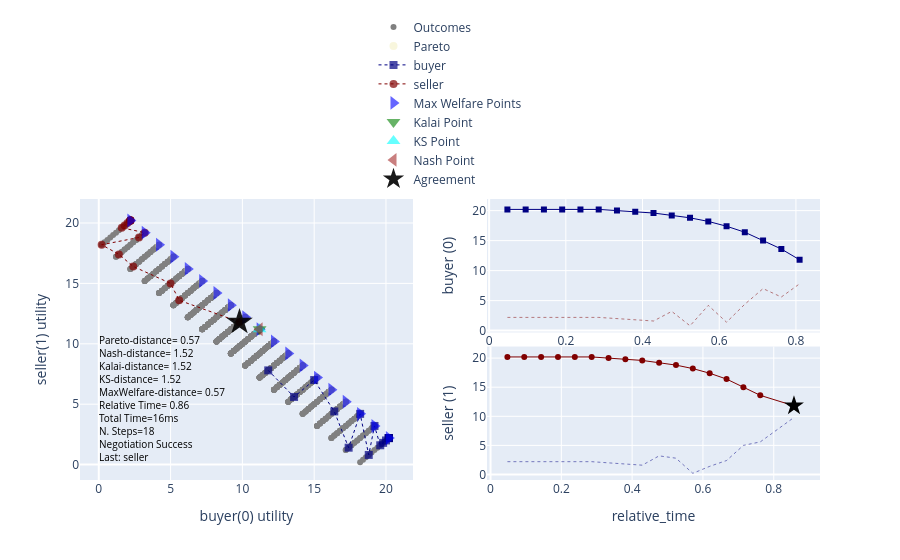

The code cell stored with this chart in its notebook:
### Code cell
session.plot(show_reserved=False)

### Figure 1 — Plotly figure (JSON) as saved in the notebook; plotly's stock layout.template omitted (floating-point values rounded to 4 significant figures; data arrays with more than 128 entries replaced by an {"elided": "..."} marker saying what was removed)
{"data": [{"legendgroup": "group_0", "line": {"color": "rgb(0, 0, 131)", "dash": "solid", "width": 1}, "marker": {"color": ["rgba(0, 0, 131,1.0)", "rgba(0, 0, 131,1.0)", "rgba(0, 0, 131,1.0)", "rgba(0, 0, 131,1.0)", "rgba(0, 0, 131,1.0)", "rgba(0, 0, 131,1.0)", "rgba(0, 0, 131,1.0)", "rgba(0, 0, 131,1.0)", "rgba(0, 0, 131,1.0)", "rgba(0, 0, 131,1.0)", "rgba(0, 0, 131,1.0)", "rgba(0, 0, 131,1.0)", "rgba(0, 0, 131,1.0)", "rgba(0, 0, 131,1.0)", "rgba(0, 0, 131,1.0)", "rgba(0, 0, 131,1.0)", "rgba(0, 0, 131,1.0)"], "size": 6, "symbol": "square"}, "mode": "lines+markers", "name": "buyer", "showlegend": false, "type": "scatter", "x": [0.04762, 0.09524, 0.1429, 0.1905, 0.2381, 0.2857, 0.3333, 0.381, 0.4286, 0.4762, 0.5238, 0.5714, 0.619, 0.6667, 0.7143, 0.7619, 0.8095], "xaxis": "x2", "y": [20.2, 20.2, 20.2, 20.2, 20.2, 20.2, 20, 19.8, 19.6, 19.2, 18.8, 18.2, 17.4, 16.4, 15, 13.6, 11.8], "yaxis": "y2"}, {"legendgroup": "group_1", "line": {"color": "rgb(128, 0, 0)", "dash": "dot", "width": 0.5}, "marker": {"color": ["rgba(128, 0, 0,1.0)", "rgba(128, 0, 0,1.0)", "rgba(128, 0, 0,1.0)", "rgba(128, 0, 0,1.0)", "rgba(128, 0, 0,1.0)", "rgba(128, 0, 0,1.0)", "rgba(128, 0, 0,1.0)", "rgba(128, 0, 0,1.0)", "rgba(128, 0, 0,1.0)", "rgba(128, 0, 0,1.0)", "rgba(128, 0, 0,1.0)", "rgba(128, 0, 0,1.0)", "rgba(128, 0, 0,1.0)", "rgba(128, 0, 0,1.0)", "rgba(128, 0, 0,1.0)", "rgba(128, 0, 0,1.0)", "rgba(128, 0, 0,1.0)"], "size": 6, "symbol": "circle"}, "mode": "lines", "name": "seller", "showlegend": false, "type": "scatter", "x": [0.04762, 0.09524, 0.1429, 0.1905, 0.2381, 0.2857, 0.3333, 0.381, 0.4286, 0.4762, 0.5238, 0.5714, 0.619, 0.6667, 0.7143, 0.7619, 0.8095], "xaxis": "x2", "y": [2.2, 2.2, 2.2, 2.2, 2.2, 2.2, 2, 1.8, 1.6, 3.2, 0.8, 4.2, 1.4, 4.4, 7, 5.6, 7.8], "yaxis": "y2"}, {"legendgroup": "group_0", "line": {"color": "rgb(0, 0, 131)", "dash": "dot", "width": 0.5}, "marker": {"color": ["rgba(0, 0, 131,1.0)", "rgba(0, 0, 131,1.0)", "rgba(0, 0, 131,1.0)", "rgba(0, 0, 131,1.0)", "rgba(0, 0, 131,1.0)", "rgba(0, 0, 131,1.0)", "rgba(0, 0, 131,1.0)", "rgba(0, 0, 131,1.0)", "rgba(0, 0, 131,1.0)", "rgba(0, 0, 131,1.0)", "rgba(0, 0, 131,1.0)", "rgba(0, 0, 131,1.0)", "rgba(0, 0, 131,1.0)", "rgba(0, 0, 131,1.0)", "rgba(0, 0, 131,1.0)", "rgba(0, 0, 131,1.0)", "rgba(0, 0, 131,1.0)"], "size": 6, "symbol": "square"}, "mode": "lines", "name": "buyer", "showlegend": false, "type": "scatter", "x": [0.04762, 0.09524, 0.1429, 0.1905, 0.2381, 0.2857, 0.3333, 0.381, 0.4286, 0.4762, 0.5238, 0.5714, 0.619, 0.6667, 0.7143, 0.7619, 0.8571], "xaxis": "x3", "y": [2.2, 2.2, 2.2, 2.2, 2.2, 2.2, 2, 1.8, 1.6, 3.2, 2.8, 0.2, 1.4, 2.4, 5, 5.6, 9.8], "yaxis": "y3"}, {"legendgroup": "group_1", "line": {"color": "rgb(128, 0, 0)", "dash": "solid", "width": 1}, "marker": {"color": ["rgba(128, 0, 0,1.0)", "rgba(128, 0, 0,1.0)", "rgba(128, 0, 0,1.0)", "rgba(128, 0, 0,1.0)", "rgba(128, 0, 0,1.0)", "rgba(128, 0, 0,1.0)", "rgba(128, 0, 0,1.0)", "rgba(128, 0, 0,1.0)", "rgba(128, 0, 0,1.0)", "rgba(128, 0, 0,1.0)", "rgba(128, 0, 0,1.0)", "rgba(128, 0, 0,1.0)", "rgba(128, 0, 0,1.0)", "rgba(128, 0, 0,1.0)", "rgba(128, 0, 0,1.0)", "rgba(128, 0, 0,1.0)", "rgba(128, 0, 0,1.0)"], "size": 6, "symbol": "circle"}, "mode": "lines+markers", "name": "seller", "showlegend": false, "type": "scatter", "x": [0.04762, 0.09524, 0.1429, 0.1905, 0.2381, 0.2857, 0.3333, 0.381, 0.4286, 0.4762, 0.5238, 0.5714, 0.619, 0.6667, 0.7143, 0.7619, 0.8571], "xaxis": "x3", "y": [20.2, 20.2, 20.2, 20.2, 20.2, 20.2, 20, 19.8, 19.6, 19.2, 18.8, 18.2, 17.4, 16.4, 15, 13.6, 11.8], "yaxis": "y3"}, {"marker": {"color": "black", "size": 15, "symbol": "star"}, "mode": "markers", "showlegend": false, "type": "scatter", "x": [0.8571], "xaxis": "x3", "y": [11.8], "yaxis": "y3"}, {"marker": {"color": "gray", "size": 6, "symbol": "circle"}, "mode": "markers", "name": "Outcomes", "showlegend": true, "type": "scatter", "x": {"elided": "1100 float values"}, "xaxis": "x", "y": {"elided": "1100 float values"}, "yaxis": "y"}, {"marker": {"color": "rgb(238,232,170)", "opacity": 0.4, "size": 8, "symbol": "circle"}, "mode": "markers", "name": "Pareto", "showlegend": true, "type": "scatter", "x": [2.2, 3.2, 4.2, 5.2, 6.2, 7.2, 8.2, 9.2, 10.2, 20.2, 19.2, 18.2, 17.2, 16.2, 15.2, 14.2, 13.2, 12.2, 11.2], "xaxis": "x", "y": [20.2, 19.2, 18.2, 17.2, 16.2, 15.2, 14.2, 13.2, 12.2, 2.2, 3.2, 4.2, 5.2, 6.2, 7.2, 8.2, 9.2, 10.2, 11.2], "yaxis": "y"}, {"line": {"color": "rgb(0, 0, 131)", "dash": "dot", "width": 1}, "marker": {"color": ["rgba(0, 0, 131,0.7)", "rgba(0, 0, 131,0.7)", "rgba(0, 0, 131,0.7)", "rgba(0, 0, 131,0.7)", "rgba(0, 0, 131,0.7)", "rgba(0, 0, 131,0.7)", "rgba(0, 0, 131,0.7)", "rgba(0, 0, 131,0.7)", "rgba(0, 0, 131,0.7)", "rgba(0, 0, 131,0.7)", "rgba(0, 0, 131,0.7)", "rgba(0, 0, 131,0.7)", "rgba(0, 0, 131,0.7)", "rgba(0, 0, 131,0.7)", "rgba(0, 0, 131,0.7)", "rgba(0, 0, 131,0.7)", "rgba(0, 0, 131,0.7)"], "size": 8, "symbol": "square"}, "mode": "lines+markers", "name": "buyer", "showlegend": true, "type": "scatter", "x": [20.2, 20.2, 20.2, 20.2, 20.2, 20.2, 20, 19.8, 19.6, 19.2, 18.8, 18.2, 17.4, 16.4, 15, 13.6, 11.8], "xaxis": "x", "y": [2.2, 2.2, 2.2, 2.2, 2.2, 2.2, 2, 1.8, 1.6, 3.2, 0.8, 4.2, 1.4, 4.4, 7, 5.6, 7.8], "yaxis": "y"}, {"line": {"color": "rgb(128, 0, 0)", "dash": "dot", "width": 1}, "marker": {"color": ["rgba(128, 0, 0,0.7)", "rgba(128, 0, 0,0.7)", "rgba(128, 0, 0,0.7)", "rgba(128, 0, 0,0.7)", "rgba(128, 0, 0,0.7)", "rgba(128, 0, 0,0.7)", "rgba(128, 0, 0,0.7)", "rgba(128, 0, 0,0.7)", "rgba(128, 0, 0,0.7)", "rgba(128, 0, 0,0.7)", "rgba(128, 0, 0,0.7)", "rgba(128, 0, 0,0.7)", "rgba(128, 0, 0,0.7)", "rgba(128, 0, 0,0.7)", "rgba(128, 0, 0,0.7)", "rgba(128, 0, 0,0.7)", "rgba(128, 0, 0,0.7)"], "size": 8, "symbol": "circle"}, "mode": "lines+markers", "name": "seller", "showlegend": true, "type": "scatter", "x": [2.2, 2.2, 2.2, 2.2, 2.2, 2.2, 2, 1.8, 1.6, 3.2, 2.8, 0.2, 1.4, 2.4, 5, 5.6, 9.8], "xaxis": "x", "y": [20.2, 20.2, 20.2, 20.2, 20.2, 20.2, 20, 19.8, 19.6, 19.2, 18.8, 18.2, 17.4, 16.4, 15, 13.6, 11.8], "yaxis": "y"}, {"marker": {"color": "blue", "opacity": 0.6, "size": 12, "symbol": "triangle-right"}, "mode": "markers", "name": "Max Welfare Points", "showlegend": true, "textposition": "top right", "type": "scatter", "x": [2.2, 3.2, 4.2, 5.2, 6.2, 7.2, 8.2, 9.2, 10.2, 20.2, 19.2, 18.2, 17.2, 16.2, 15.2, 14.2, 13.2, 12.2, 11.2], "xaxis": "x", "y": [20.2, 19.2, 18.2, 17.2, 16.2, 15.2, 14.2, 13.2, 12.2, 2.2, 3.2, 4.2, 5.2, 6.2, 7.2, 8.2, 9.2, 10.2, 11.2], "yaxis": "y"}, {"marker": {"color": "green", "opacity": 0.6, "size": 12, "symbol": "triangle-down"}, "mode": "markers", "name": "Kalai Point", "showlegend": true, "textposition": "top right", "type": "scatter", "x": [11.2], "xaxis": "x", "y": [11.2], "yaxis": "y"}, {"marker": {"color": "cyan", "opacity": 0.6, "size": 12, "symbol": "triangle-up"}, "mode": "markers", "name": "KS Point", "showlegend": true, "textposition": "top right", "type": "scatter", "x": [11.2], "xaxis": "x", "y": [11.2], "yaxis": "y"}, {"marker": {"color": "brown", "opacity": 0.6, "size": 12, "symbol": "triangle-left"}, "mode": "markers", "name": "Nash Point", "showlegend": true, "textposition": "top right", "type": "scatter", "x": [11.2], "xaxis": "x", "y": [11.2], "yaxis": "y"}, {"marker": {"color": "black", "opacity": 0.9, "size": 20, "symbol": "star"}, "mode": "markers", "name": "Agreement", "showlegend": true, "textposition": "top right", "type": "scatter", "x": [9.8], "xaxis": "x", "y": [11.8], "yaxis": "y"}], "layout": {"annotations": [{"align": "left", "font": {"color": "black", "size": 10}, "showarrow": false, "text": "Pareto-distance= 0.57<br>Nash-distance= 1.52<br>Kalai-distance= 1.52<br>KS-distance= 1.52<br>MaxWelfare-distance= 0.57<br>Relative Time= 0.86<br>Total Time=16ms<br>N. Steps=18<br>Negotiation Success<br>Last: seller", "x": 0.05, "xanchor": "left", "xref": "x domain", "y": 0.05, "yanchor": "bottom", "yref": "y domain"}], "autosize": true, "legend": {"orientation": "h", "x": 0.5, "xanchor": "center", "y": 1.02, "yanchor": "bottom"}, "showlegend": true, "xaxis": {"anchor": "y", "domain": [0, 0.45], "title": {"text": "buyer(0) utility"}}, "xaxis2": {"anchor": "y2", "domain": [0.55, 1]}, "xaxis3": {"anchor": "y3", "domain": [0.55, 1], "title": {"text": "relative_time"}}, "yaxis": {"anchor": "x", "domain": [0, 1], "title": {"text": "seller(1) utility"}}, "yaxis2": {"anchor": "x2", "domain": [0.525, 1], "title": {"text": "buyer (0)"}}, "yaxis3": {"anchor": "x3", "domain": [0, 0.475], "title": {"text": "seller (1)"}}}}
